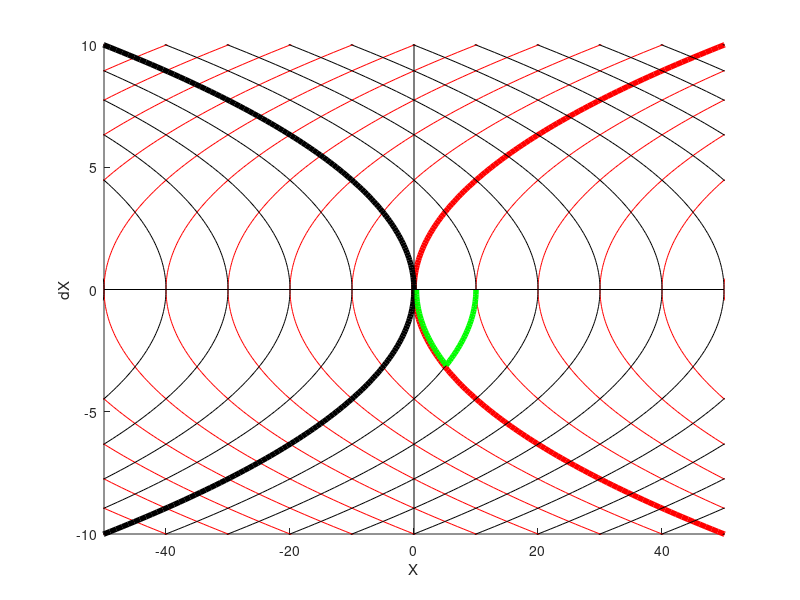

Write the MATLAB code that produced this figure.
clc
close all
clear all


A = [0 1; 0 0];
B = [0; 1];

sys_fun = @(t,X,u)[A*X+B*u];

X = -100:10:100;

u_lim = 1;

t = 0:.1:110;

figure;
hold on;
for i_x = 1:length(X)
    X0 = [X(i_x);0];
    u = u_lim;
    [t,X_t] = ode45( @(t,X)sys_fun(t,X,u) ,t,X0);
    plot(X_t(:,1),X_t(:,2),'r');
    plot(X_t(:,1),-X_t(:,2),'r');
    
    if X(i_x) == 0
        plot(X_t(:,1),X_t(:,2),'r','linewidth',4);
        plot(X_t(:,1),-X_t(:,2),'r','linewidth',4);
    end
    
    
    
    u = -u_lim;
    [t,X_t] = ode45( @(t,X)sys_fun(t,X,u) ,t,X0);
    plot(X_t(:,1),X_t(:,2),'k');
    plot(X_t(:,1),-X_t(:,2),'k');
    
    if X(i_x) == 0
        plot(X_t(:,1),X_t(:,2),'k','linewidth',4);
        plot(X_t(:,1),-X_t(:,2),'k','linewidth',4);
    end
    
    if X(i_x) == 10
        tt = 0:0.1:sqrt(10);
        u = -1;
        [tt,X_t] = ode45( @(t,X)sys_fun(t,X,u) ,tt,X0);
        plot(X_t(:,1),X_t(:,2),'g','linewidth',4);
        u = 1;
        X0_s = X_t(end,:);
        [tt,X_t] = ode45( @(t,X)sys_fun(t,X,u) ,tt,X0_s);
        plot(X_t(:,1),X_t(:,2),'g','linewidth',4);
        
    end
end

axis([-50 50 -10 10])
line([-50 50],[0 0],'color','k')
line([0 0],[-50 50],'color','k')
ylabel('dX')
xlabel('X')